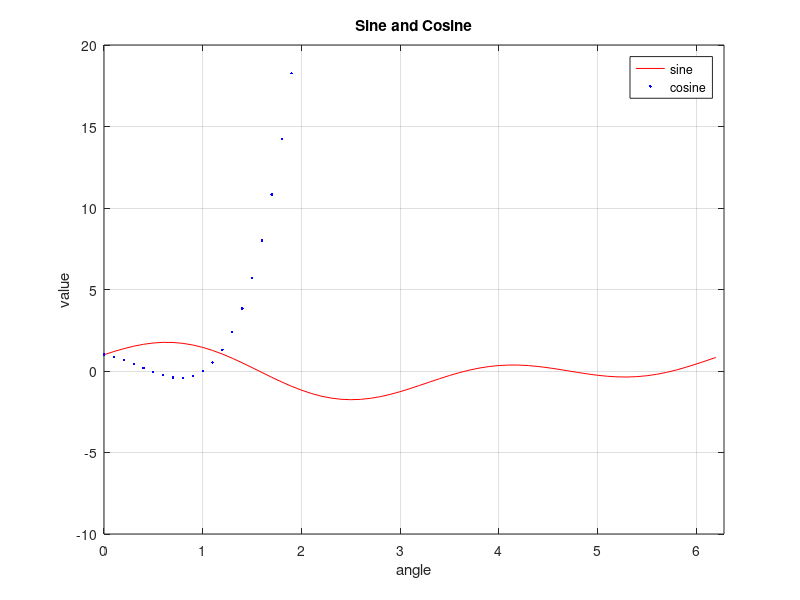

Source code (MATLAB):
%%% Matlab tutorial 18.10.18
%
% Exercise 1
% 
%%% 

x = 0:0.1:2*pi
f1 = @(x)(sin(2.*x)+cos(x))
f2 = @(x)(x.^4+3.*x.^3-4.*x.^2-1.*x+1)

plot(x,f1(x),'r-',x, f2(x), 'b.')
title('Sine and Cosine')
xlabel('angle')
ylabel('value')
legend('sine', 'cosine')
grid on
axis([0 2*pi -10 20])